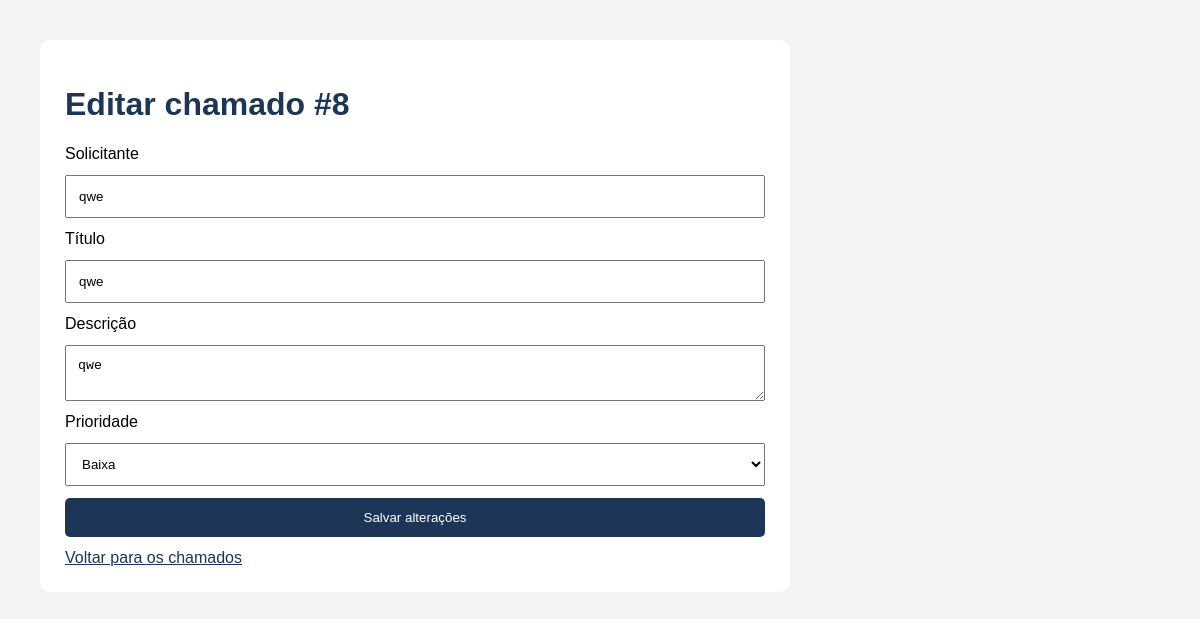
The page /editar/8 on the database its author committed.
### tables this page shows
CREATE TABLE chamados (
            id INTEGER PRIMARY KEY AUTOINCREMENT,
            solicitante TEXT NOT NULL,
            titulo TEXT NOT NULL,
            descricao TEXT NOT NULL,
            prioridade TEXT NOT NULL,
            status TEXT DEFAULT 'Aberto'
        , data_abertura TEXT);

### app.py (the view, shortened to what this page needs)
@app.route("/editar/<int:id>", methods=["GET", "POST"])
def editar(id):
    banco = conectar()
    chamado = banco.execute(
        "SELECT * FROM chamados WHERE id = ?",
        (id,)
    ).fetchone()
    banco.close()
    if chamado is None:
        return "Chamado não encontrado", 404
    return render_template("editar.html", chamado=chamado)

### app.py (called while the page is built)
def conectar():
    return sqlite3.connect("database.db")

### templates/editar.html (shortened to what this page needs)
<!DOCTYPE html>
<html lang="pt-br">
<head>
</head>
<body>
<div class="container">
    <h1>Editar chamado #{{ chamado[0] }}</h1>
    <form method="POST">
        <label>Solicitante</label>
        <input type="text" name="solicitante"
        value="{{ chamado[1] }}" required>
        <label>Título</label>
        <input type="text" name="titulo"
        value="{{ chamado[2] }}" required>
        <label>Descrição</label>
        <textarea name="descricao"
        required>{{ chamado[3] }}</textarea>
        <label>Prioridade</label>
        <select name="prioridade">
            <option value="Baixa"
            {% if chamado[4] == 'Baixa' %}selected{% endif %}>
                Baixa
            </option>
        </select>
        <button type="submit">Salvar alterações</button>
    </form>
    <a href="/">Voltar para os chamados</a>
</div>
</body>
</html>

### templates/editar.html (style rules this page uses)
body { font-family: Arial; background: #f1f3f5; margin: 40px; }
.container { background: white; padding: 25px; border-radius: 10px; max-width: 700px; }
h1 { color: #1d3557; }
input, textarea, select, button { display: block; width: 100%; padding: 12px; margin: 12px 0; box-sizing: border-box; }
button { background: #1d3557; color: white; border: none; border-radius: 5px; cursor: pointer; }
a { color: #1d3557; }

### rows shown on the page
chamados: id "8", solicitante "qwe", titulo "qwe", descricao "qwe", prioridade "Baixa"
